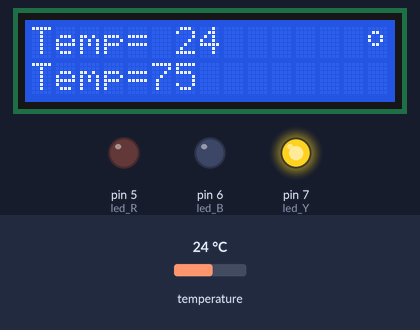
Recording of a sketch running on a simulated Arduino Uno, built with avr-gcc and run on an emulated ATmega328P. On the bench: 15×2 character LCD, output pins drawn as LEDs (lit = HIGH). The test bench sets the inputs (shaded band); at power-on: temperature 24 °C.

Above: at 2.3 s.
2.4 s: temperature set to 15.7 °C
At 4.2 s:
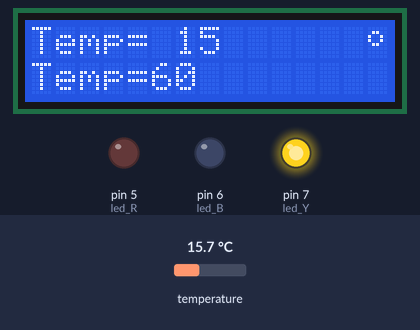
4.5 s: temperature set to 14.3 °C
At 6.3 s:
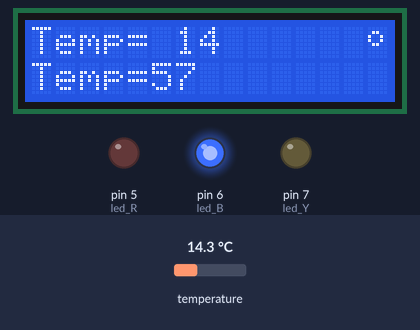
6.6 s: temperature set to 33 °C
At 8.2 s:
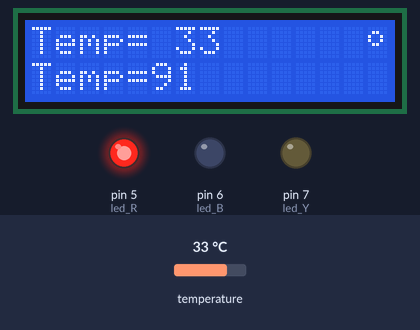
8.7 s: temperature set to 30.5 °C
At 9.7 s:
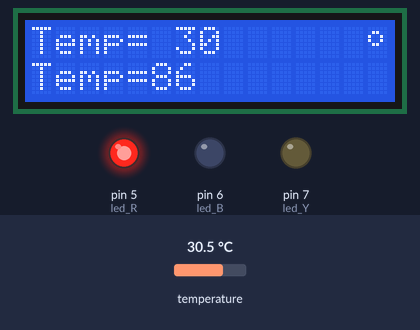
10.6 s: temperature set to 29.3 °C
At 11.9 s:
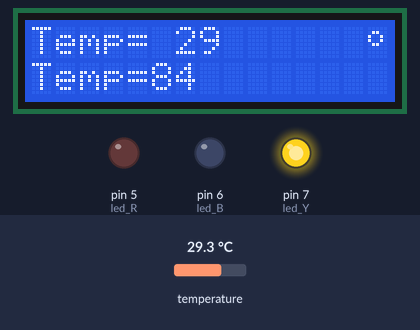
Timing chart, 0 to 13.6 s (numbered marks = the images above; inputs shaded):
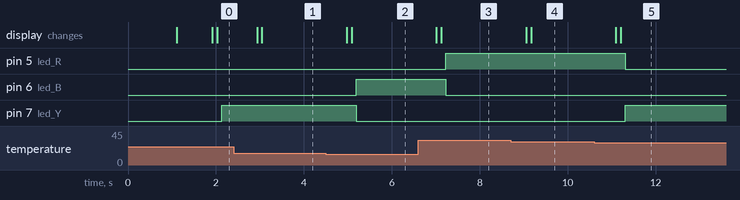

Measured:
- the behaviour switches between 15 and 14.9 °C on temperature (found by bisection; images 1 and 2)
- the behaviour switches between 30 and 29.9 °C on temperature (found by bisection; images 4 and 5)
- after the input at 2.4 s, the display: first changes after 0.53 s (image 1 shows a later state)
- after the input at 4.5 s, pin 6 (led_B): LOW → HIGH after 0.69 s; pin 7 (led_Y): HIGH → LOW after 0.69 s; the display: first changes after 0.48 s (image 2 shows a later state)
- after the input at 6.6 s, pin 5 (led_R): LOW → HIGH after 0.63 s; pin 6 (led_B): HIGH → LOW after 0.63 s; the display: first changes after 0.42 s (image 3 shows a later state)
- after the input at 8.7 s, the display: first changes after 0.36 s (image 4 shows a later state)
- after the input at 10.6 s, pin 5 (led_R): HIGH → LOW after 0.71 s; pin 7 (led_Y): LOW → HIGH after 0.71 s; the display: first changes after 0.50 s (image 5 shows a later state)

The sketch:

Temp.ino
```cpp
/*
Centro Educativo Tecnico Kinal
Electronica
Grado: Quinto
Curso: Taller de Electronica Digital
Alumno: Josué David Padilla Morataya
Seccion: A
Carne: 2022074
*/
#include <OneWire.h>
#include <Wire.h>
#include <LiquidCrystal_I2C.h>
#define direccion_lcd 0x27
#define columnas 15
#define filas 2
#include <DallasTemperature.h>
#define led_R 5
#define led_B 6
#define led_Y 7
OneWire ourWire(4);
DallasTemperature sensors(&ourWire);
LiquidCrystal_I2C LCD_Padilla(direccion_lcd, columnas, filas);
byte normal[] = {
  B01110,
  B01110,
  B01110,
  B00100,
  B11111,
  B10101,
  B00100,
  B01010
};
byte Caliente[] = {
  B00100,
  B00110,
  B01110,
  B11111,
  B11111,
  B11111,
  B11111,
  B01110
};
byte Frio[] = {
  B00100,
  B10101,
  B01110,
  B11110,
  B11111,
  B01110,
  B10101,
  B00100
};
byte grados[] = {
  B00000,
  B01100,
  B10010,
  B10010,
  B01100,
  B00000,
  B00000,
  B00000
};
void setup() {
Serial.begin(9600);
pinMode(led_R,OUTPUT);
pinMode(led_B,OUTPUT);
pinMode(led_Y,OUTPUT);
delay(1000);
sensors.begin();
LCD_Padilla.init();
LCD_Padilla.backlight();
LCD_Padilla.createChar(1,normal);
LCD_Padilla.createChar(2,Caliente);
LCD_Padilla.createChar(3,Frio);
LCD_Padilla.createChar(4,grados);
}
void loop() {
  sensor();
}
void sensor(){
sensors.requestTemperatures();
int temp= sensors.getTempCByIndex(0);
int temp1 = sensors.getTempFByIndex(0);
if(temp >= 30){
LCD_Padilla.setCursor(0,0);
LCD_Padilla.print("                ");
LCD_Padilla.setCursor(0,0);
LCD_Padilla.print("Temp= ");
LCD_Padilla.print(temp);
LCD_Padilla.setCursor(14,0);
LCD_Padilla.write(4);
LCD_Padilla.setCursor(15,0);
LCD_Padilla.println("C");
delay(100);
LCD_Padilla.setCursor(0,1);
LCD_Padilla.print("Temp=");
LCD_Padilla.print(temp1);
LCD_Padilla.setCursor(14,0);
LCD_Padilla.write(4);
LCD_Padilla.setCursor(15,1);
LCD_Padilla.println("F");
delay(100);
LCD_Padilla.setCursor(15,1);
LCD_Padilla.write(2);
digitalWrite(5,HIGH);
digitalWrite(6,LOW);
digitalWrite(7,LOW);
}
if((temp >= 15)&&(temp <= 29)){
LCD_Padilla.setCursor(0,0);
LCD_Padilla.print("                ");
LCD_Padilla.setCursor(0,0);
LCD_Padilla.print("Temp= ");
LCD_Padilla.print(temp);
LCD_Padilla.setCursor(14,0);
LCD_Padilla.write(4);
LCD_Padilla.setCursor(15,0);
LCD_Padilla.println("C");
delay(100);
LCD_Padilla.setCursor(0,1);
LCD_Padilla.print("Temp=");
LCD_Padilla.print(temp1);
LCD_Padilla.setCursor(14,0);
LCD_Padilla.write(4);
LCD_Padilla.setCursor(15,1);
LCD_Padilla.println("F");
delay(100);
LCD_Padilla.setCursor(15,1);
LCD_Padilla.write(1);
digitalWrite(5,LOW);
digitalWrite(6,LOW);
digitalWrite(7,HIGH);
}
if(temp <= 14){
LCD_Padilla.setCursor(0,0);
LCD_Padilla.print("                ");
LCD_Padilla.setCursor(0,0);
LCD_Padilla.print("Temp= ");
LCD_Padilla.print(temp);
LCD_Padilla.setCursor(14,0);
LCD_Padilla.write(4);
LCD_Padilla.setCursor(15,0);
LCD_Padilla.println("C");
delay(100);
LCD_Padilla.setCursor(0,1);
LCD_Padilla.print("Temp=");
LCD_Padilla.print(temp1);
LCD_Padilla.setCursor(14,0);
LCD_Padilla.write(4);
LCD_Padilla.setCursor(15,1);
LCD_Padilla.println("F");
delay(100);
LCD_Padilla.setCursor(15,1);
LCD_Padilla.write(3);
digitalWrite(5,LOW);
digitalWrite(6,HIGH);
digitalWrite(7,LOW);
}
}
```
